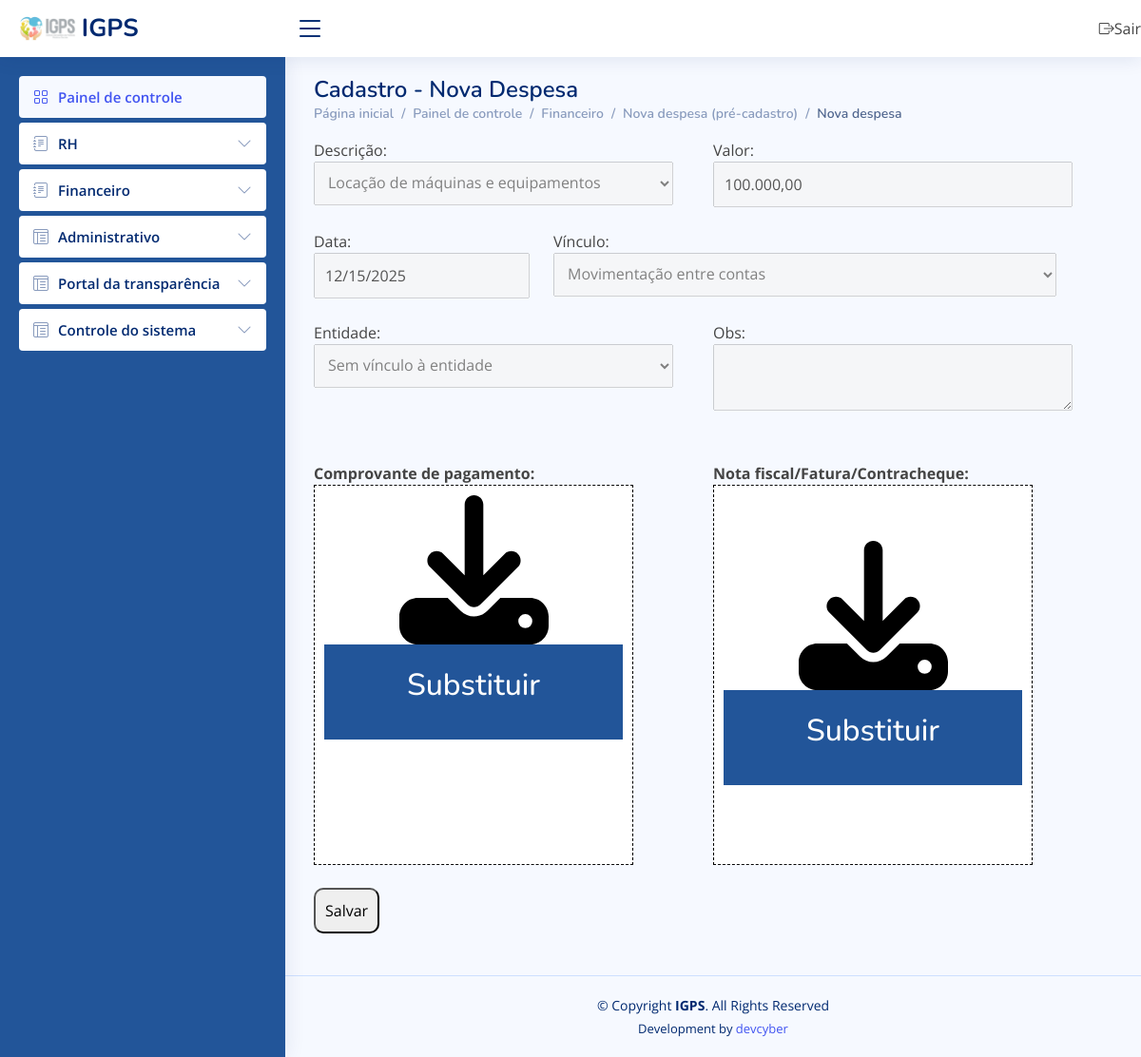
Page /ver_despesa/16/ (signed in) on the committed database.
### corpo/models.py (models this page shows)
class ContasPagar(models.Model):
    valor = models.CharField(max_length=200)
    vinculo = models.CharField(max_length=200)#Colaborador, Fornecedor, Movimentacao entre contas
    nome_vinculo = models.CharField(max_length=200, null=True)
    data = models.CharField(max_length=200)
    usuario_cadastro = models.CharField(max_length=200, null=True)
    obs = models.CharField(max_length=5000, null=True)
    descricao = models.CharField(max_length=200)
    status = models.CharField(max_length=200)
    long = models.CharField(max_length=200)
    lat = models.CharField(max_length=200)
    entidade = models.CharField(max_length=200)
    centrodecusto = models.CharField(max_length=200, null=True)
    contrato = models.CharField(max_length=200, null=True)
    fonte = models.CharField(max_length=200, null=True)
    conta_bancaria = models.CharField(max_length=200, null=True)
    autorizacao = models.CharField(max_length=200, null=True)
    comprovante_pagamento = models.FileField(null=True)
    nota_fatura = models.FileField(null=True)#Nota fiscal, Fatura, Contracheque

### corpo/views.py (the view)
# urls.py: url(r'ver_despesa/(?P<cod>[0-9]+)/', views.ver_despesa, name="ver_despesa"),
@login_required
def ver_despesa(request, cod):
    msg = ''
    if request.method == 'POST':
        comprovante_pagamento = request.FILES['comprovante_pagamento']
        nota_fatura = request.FILES['nota_fatura']
        if comprovante_pagamento != None and comprovante_pagamento != '':
            for c in ContasPagar.objects.filter(id=cod):
                c.comprovante_pagamento = comprovante_pagamento
                c.save()
        if nota_fatura != None and nota_fatura != '':
            for c in ContasPagar.objects.filter(id=cod):
                c.nota_fatura = nota_fatura
                c.save()
        msg = 'Salvo!'
        localizar_ip = LocationService()
        resultado = localizar_ip.get_location(str(request.META.get('REMOTE_ADDR')))
        Logs(usuario=request.user.username, data_hora=datetime.now(), dados_post=request.POST.items(), dados_pc_acesso=request.META.get('HTTP_USER_AGENT', ''), ip=request.META.get('REMOTE_ADDR'), tipo_acesso=request.method, pagina=request.path, endereco=resultado).save()
    else:
        localizar_ip = LocationService()
        resultado = localizar_ip.get_location(str(request.META.get('REMOTE_ADDR')))
        Logs(usuario=request.user, data_hora=datetime.now(), dados_post='', dados_pc_acesso=request.META.get('HTTP_USER_AGENT', ''), ip=request.META.get('REMOTE_ADDR'), tipo_acesso=request.method, pagina=request.path, endereco=resultado).save()
    return render(request, 'ver_despesa.html', {'permissao': request.user.last_name,
    'cadastro': ContasPagar.objects.filter(id=cod), 'msg': msg})

### corpo/ip_to_endereco.py (called while the page is built)
    def get_location(self, ip_address):
        try:
            response = self.reader.city(ip_address)
            return str(response.city.name) + ', ' + str(response.subdivisions.most_specific.name) + ' - ' + str(response.country.name)
        except geoip2.errors.AddressNotFoundError:
            return "rastreamento sem exito"

### corpo/templates/ver_despesa.html (shortened to what this page needs)
{% extends 'painel.html' %}
{% block link %}
      <h1>Cadastro - Nova Despesa</h1>
      <nav>
        <ol class="breadcrumb">
          <li class="breadcrumb-item"><a href="https://igps.net.br/painel/">Página inicial</a></li>
          <li class="breadcrumb-item"><a href="https://igps.net.br/painel/">Painel de controle</a></li>
          <li class="breadcrumb-item"><a href="#">Financeiro</a></li>
          <li class="breadcrumb-item"><a href="#">Nova despesa (pré-cadastro)</a></li>
          <li class="breadcrumb-item active">Nova despesa</li>
        </ol>
      </nav>
      {% endblock %}
{% block content %}
<form method="POST" enctype="multipart/form-data">{% csrf_token %}
    {% for p in cadastro %}
    <div style="float: left; width: 100%">
        <div style="float: left; width: 50%;">
            Descrição: <br>
            <select name="descricao" disabled>
                {% if p.descricao == 'Locação de máquinas e equipamentos' %}
                <option value="Locação de máquinas e equipamentos" selected>Locação de máquinas e equipamentos</option>
                {% else %}
                <option value="Locação de máquinas e equipamentos">Locação de máquinas e equipamentos</option>
                {% endif %}
            </select>
            <br><br>
        </div>
        <div style="float: left; width: 50%;">
            Valor: <br>
            <input type="text" name="valor" disabled required="required" value="{{ p.valor }}" id="valor" placeholder="R$ 1.000.000,00">
            <br><br>
        </div>
    </div>
    <div style="float: left; width: 100%">
        <div style="float: left; width: 30%;">
            Data: <br>
            <input type="date" required="required" disabled value="{{ p.data }}" name="data">
            <br><br>
        </div>
        <div style="float: left; width: 70%;">
            Vínculo: <br>
            <select name="vinculo" disabled id="">
                <option value="Movimentação entre contas">Movimentação entre contas</option>
            </select>
            <br><br>
        </div>
    </div>
    <div style="float: left; width: 100%">
        <div style="float: left; width: 50%;">
            Entidade: <br>
            <select disabled name="entidade" id="">
                <option value="Sem vinculo a entidade">Sem vínculo à entidade</option>
            </select>
            <br><br>
        </div>
        <div style="float: left; width: 50%;">
            Obs: <br>
            <textarea disabled name="obs">{{ p.obs }}</textarea>
            <br><br>
        </div>
    </div>
    <div style="float: left; width: 100%">
        <div style="float: left; width: 50%;">
            <br>
            <b>Comprovante de pagamento:</b> <br>
            <label for="anexo_comprovante_pagamento" id="campo-comprovante_pagamento" style="border: 1px dashed black; background-color: white; width: 80%; height: 400px; text-align: center; margin: 0 auto">
                <div style="width: 100%; height: 100px; background-color: #259; color: white"><br><h2>Substituir</h2></div>
            </label>
        </div>
        <div style="float: left; width: 50%;">
            <br>
            <b>Nota fiscal/Fatura/Contracheque:</b> <br>
            <label for="anexo_nota_fatura" id="campo-nota_fatura" style="border: 1px dashed black; background-color: white; width: 80%; height: 400px; text-align: center; margin: 0 auto">
                <br><br>
                <div style="width: 100%; height: 100px; background-color: #259; color: white"><br><h2>Substituir</h2></div>
            </label>
            <br><br>
        </div>
    </div>
    {% endfor %}
        <br><br>
    <button style="padding: 10px; border-radius: 10px;" id="botao"> Salvar</button>
    <br><br>
</form>
{% endblock %}

### corpo/static/css/style_painel.css (style rules this page uses)
:root { scroll-behavior: smooth; }
body { font-family: "Open Sans", sans-serif; background: #f6f9ff; color: #444444; }
h1, h2, h3, h4, h5, h6 { font-family: "Nunito", sans-serif; }
.pagetitle h1 { font-size: 24px; margin-bottom: 0; font-weight: 600; color: #012970; }
.breadcrumb { font-size: 14px; font-family: "Nunito", sans-serif; color: #899bbd; font-weight: 600; }
.breadcrumb a { color: #899bbd; transition: 0.3s; }
.breadcrumb .breadcrumb-item::before { color: #899bbd; }
.breadcrumb .active { color: #51678f; font-weight: 600; }

### corpo/templates/ver_despesa.html (style rules this page uses)
select, textarea, label, input { padding: 10px; width: 90% }
form { width: 100%; }

### rows in the picture
ContasPagar: descricao "Locação de máquinas e equipamentos", valor "100.000,00", data "12/15/2025"
